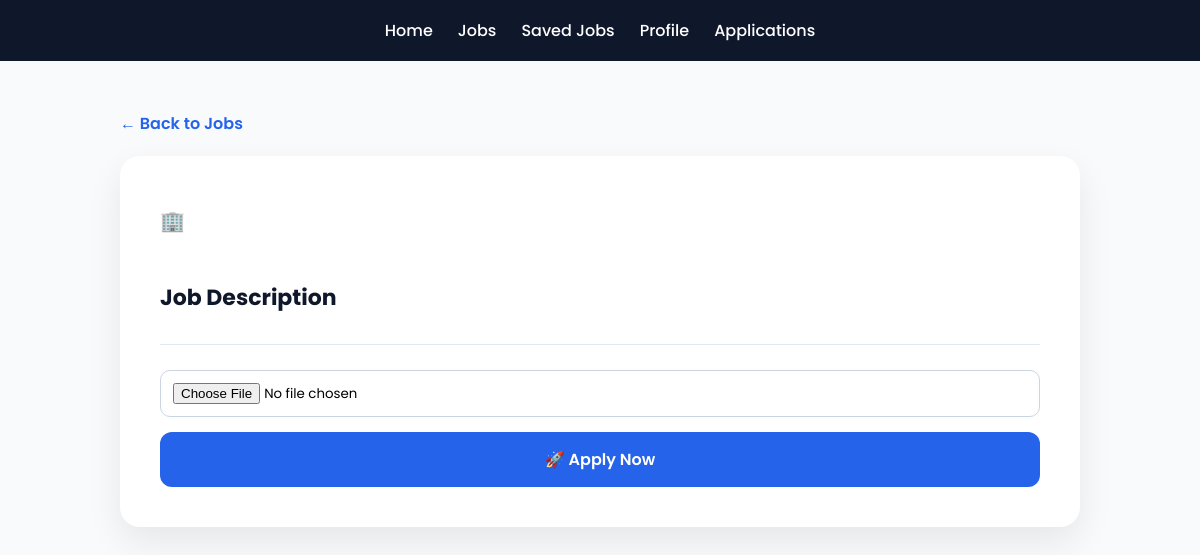
Before: /job/4 with the older database file.
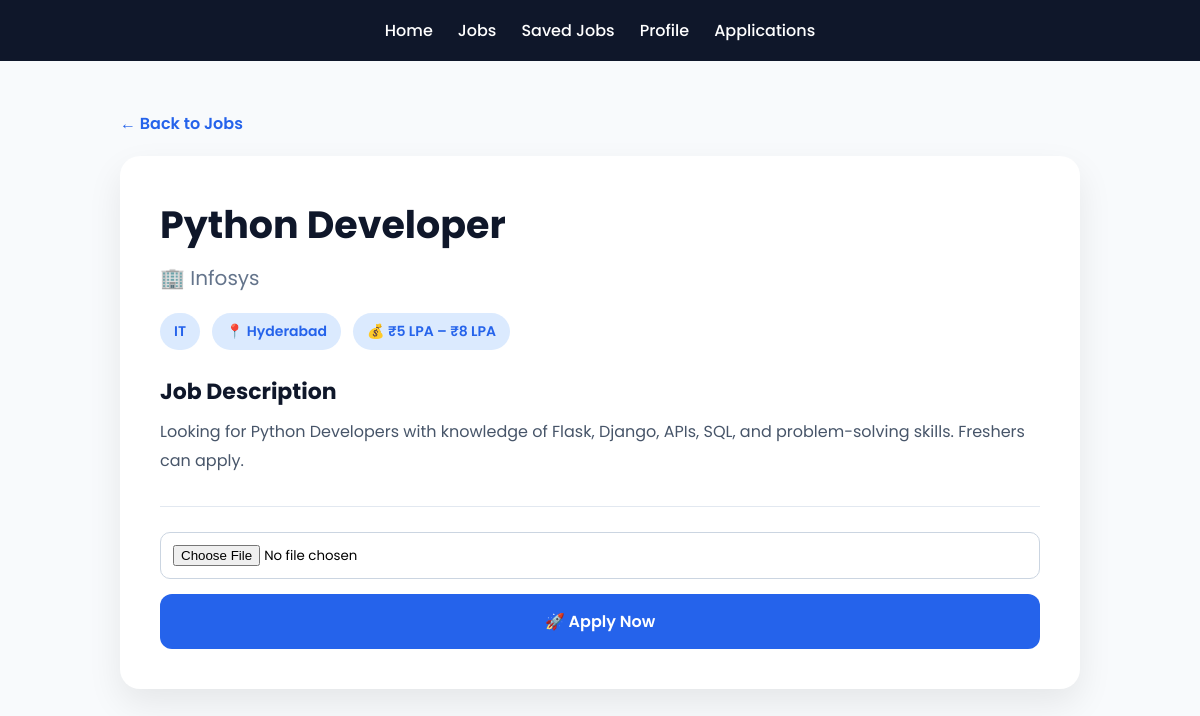
After: the same page with the newer database file.
### tables this page shows
CREATE TABLE jobs(
id INTEGER PRIMARY KEY AUTOINCREMENT,
title TEXT,
company TEXT,
category TEXT,
description TEXT,
location TEXT,
salary TEXT
, job_type TEXT);

### app.py (the view)
@app.route("/job/<int:id>")
def job_detail(id):
    conn = get_db()
    job = conn.execute(
        "SELECT * FROM jobs WHERE id=?",
        (id,)
    ).fetchone()
    return render_template("job_detail.html", job=job)

### app.py (called while the page is built)
def get_db():
    db_path = os.path.join(os.getcwd(), "database.db")
    print("Using DB:", db_path)   # 👈 DEBUG (important)
    conn = sqlite3.connect(db_path)
    conn.row_factory = sqlite3.Row  # ⭐ professional upgrade
    return conn

### templates/job_detail.html (shortened to what this page needs)
<!DOCTYPE html>
<html lang="en">
<head>
</head>
<body>
<div class="navbar">
<a href="/">Home</a>
<a href="/jobs">Jobs</a>
<a href="/saved_jobs">Saved Jobs</a>
<a href="/profile">Profile</a>
<a href="/my_applications">Applications</a>
</div>
<div class="container">
<a href="/jobs" class="back-btn">
← Back to Jobs
</a>
<div class="job-card">
<h1 class="job-title">
{{ job[1] }}
</h1>
<div class="company">
🏢 {{ job[2] }}
</div>
<div class="badges">
{% if job[3] %} <span class="badge">
{{ job[3] }} </span>
{% endif %}
{% if job[5] %} <span class="badge">
📍 {{ job[5] }} </span>
{% endif %}
{% if job[6] %} <span class="badge">
💰 {{ job[6] }} </span>
{% endif %}
</div>
<h3 class="section-title">
Job Description
</h3>
<p class="description">
{{ job[4] }}
</p>
<div class="apply-box">
<form action="/apply/{{ job[0] }}" method="POST" enctype="multipart/form-data">
<input
type="file"
name="resume"
required>
<button type="submit">
🚀 Apply Now
</button>
</form>
</div>
</div>
</div>
</body>
</html>

Changed rows visible on the page:
added jobs: title "Python Developer", company "Infosys", category "IT", location "Hyderabad", salary "₹5 LPA – ₹8 LPA", description "Looking for Python Developers with knowledge of Flask, Django, APIs, SQL, and problem-solving skills. Freshers can apply."
